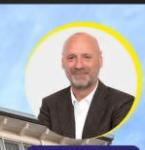
#> input picture assets/test_agent_crop.jpg, 145 x 150 px
$ python -i crea_grafica_social.py   (imports and definitions only)
#> lines starting #> are read from the running program, lines starting #| are printed output that depends on the picture
#!/usr/bin/env python3
"""
===============================================================================
MOTORE GRAFICO SOCIAL — IMMOBILIARE GIANCANI
Generatore di Card Grafiche ad Alta Risoluzione (1080x1080) per Social & Telegram
Supporta Palette Colori Dinamiche e Rotazione Automatica Giornaliera (Ogni 24h)
===============================================================================
"""

import os
import math
import urllib.request
from datetime import datetime
from io import BytesIO
from PIL import Image, ImageDraw, ImageFont, ImageFilter

FONT_BOLD_PATH = "/usr/share/fonts/truetype/dejavu/DejaVuSans-Bold.ttf"
FONT_REG_PATH  = "/usr/share/fonts/truetype/dejavu/DejaVuSans.ttf"

# =============================================================================
# PALETTE COLORI GIORNALIERE ROTATIVE (CAMBIANO AUTOMATICAMENTE OGNI GIORNO)
# =============================================================================
PALETTE_GIORNALIERE = [
    # Lunedì: Verde Smeraldo Giancani
    {"id": "lunedi", "nome": "Lunedì Smeraldo", "primario": (0, 104, 55, 255), "secondario": (255, 210, 0, 255), "accento": (240, 253, 244, 255)},
    # Martedì: Indigo Notte Executive
    {"id": "martedi", "nome": "Martedì Indigo Notte", "primario": (30, 25, 72, 255), "secondario": (255, 210, 0, 255), "accento": (243, 244, 248, 255)},
    # Mercoledì: Oceano Mediterraneo & Ciano
    {"id": "mercoledi", "nome": "Mercoledì Oceano Mediterraneo", "primario": (3, 105, 161, 255), "secondario": (56, 189, 248, 255), "accento": (240, 249, 255, 255)},
    # Giovedì: Luxury Gold & Grafite
    {"id": "giovedi", "nome": "Giovedì Luxury Gold", "primario": (15, 23, 42, 255), "secondario": (212, 175, 55, 255), "accento": (255, 251, 235, 255)},
    # Venerdì: Granato & Oro Reale
    {"id": "venerdi", "nome": "Venerdì Granato & Oro", "primario": (136, 19, 55, 255), "secondario": (253, 224, 71, 255), "accento": (255, 241, 242, 255)},
    # Sabato: Terracotta Tramonto & Ambra
    {"id": "sabato", "nome": "Sabato Terracotta Tramonto", "primario": (194, 65, 12, 255), "secondario": (251, 191, 36, 255), "accento": (255, 247, 237, 255)},
    # Domenica: Foresta Profonda & Menta
    {"id": "domenica", "nome": "Domenica Foresta & Menta", "primario": (20, 83, 45, 255), "secondario": (74, 222, 128, 255), "accento": (240, 253, 244, 255)},
]

# [19 lines left out: functions ottieni_palette_del_giorno, hex_to_rgb, get_font, not called in this run]

def draw_phone_icon(draw, x, y, size=18, color=(255, 255, 255, 255)):
    draw.rounded_rectangle([(x, y), (x + size*0.65, y + size)], radius=3, outline=color, width=2)
    draw.line([(x + size*0.2, y + size*0.82), (x + size*0.45, y + size*0.82)], fill=color, width=2)

# [12 lines left out: functions draw_mail_icon, draw_pin_icon, not called in this run]

def scarica_o_apri_immagine(foto_url, W=1080, H=1080):
    """Carica immagine da URL o path locale e fa cover crop a WxH"""
#> called with foto_url = 'assets/test_agent_crop.jpg', W = 1080, H = 1080
    try:
        if foto_url.startswith("http"):
            req = urllib.request.Request(foto_url, headers={"User-Agent": "Mozilla/5.0"})
            with urllib.request.urlopen(req, timeout=12) as resp:
                data = resp.read()
                im = Image.open(BytesIO(data)).convert("RGB")
        else:
            im = Image.open(foto_url).convert("RGB")
#> im is the input picture: PIL image 145x150 RGB; mean R, G, B 170, 173.5, 175.2

        scale = max(W / im.width, H / im.height)
#> scale = 7.45
        nw, nh = int(im.width * scale), int(im.height * scale)
#> nw = 1080; nh = 1117
        im = im.resize((nw, nh), Image.Resampling.LANCZOS)
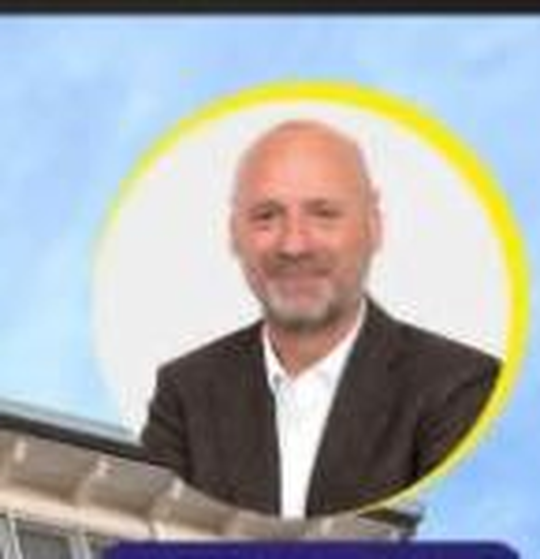
#> im: PIL image 1080x1117 RGB (shown at 1/2 size); mean R, G, B 170, 173.5, 175.2
        x_off = (nw - W) // 2
#> x_off = 0
        y_off = (nh - H) // 2
#> y_off = 18
        return im.crop((x_off, y_off, x_off + W, y_off + H))
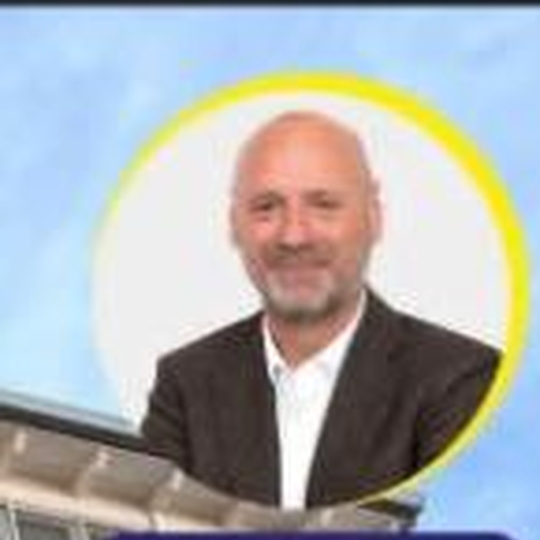
#> returned value: PIL image 1080x1080 RGB (shown at 1/2 size); mean R, G, B 174, 177.8, 178.5
    except Exception as e:
        print(f"⚠️ Errore caricamento immagine '{foto_url}': {e}")
        im = Image.new("RGB", (W, H), (15, 23, 42))
        return im

# =============================================================================
# STILE 1: GIANCANI GREEN WAVE (CON PALETTA COLORI DINAMICA)
# =============================================================================
# [250 lines left out: functions render_giancani_green_wave, render_provenzano_executive, render_grafica_per_stile, not called in this run]

>>> result = scarica_o_apri_immagine('assets/test_agent_crop.jpg')

$ run again, on assets/agente_antonio_giancani.png
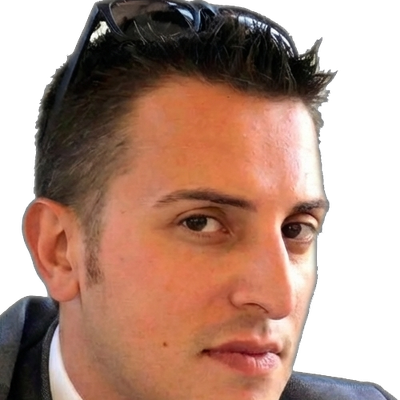
#> input picture assets/agente_antonio_giancani.png, 400 x 400 px
#> in scarica_o_apri_immagine, `im = Image.open(foto_url).convert("RGB")`:
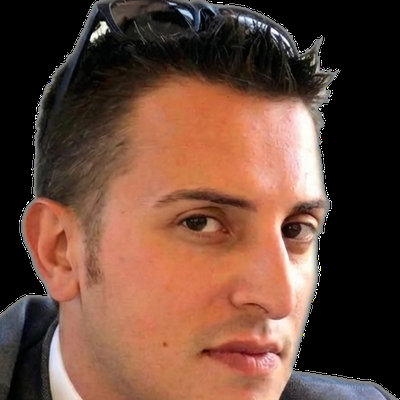
#> im: PIL image 400x400 RGB; mean R, G, B 105.1, 71.3, 57
